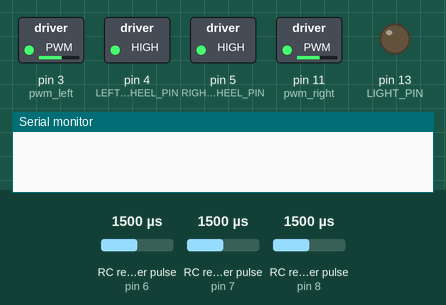
Simulated run of this sketch. Board: Arduino Uno, built with avr-gcc and run on an emulated ATmega328P. Shown: switched loads named in the sketch (green lamp = pin HIGH), output pins drawn as LEDs (lit = HIGH), the last lines printed to the serial monitor. Wiring (inferred from the names in the program): 3 × RC receiver channel: data pin 6 / data pin 7 / data pin 8. The test bench sets the inputs (shaded band); at power-on: RC receiver pulse (sensors on pin 8, pin 6, pin 7) 1500 µs.

Above: at 1.2 s.
1.3 s: RC receiver pulse (sensor on pin 8) set to 1483 µs
At 2.2 s:
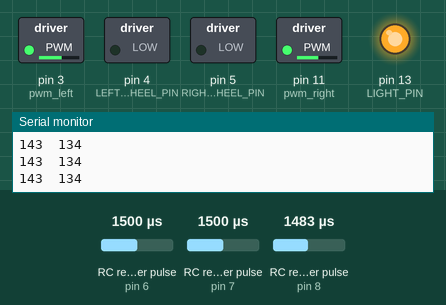
3.0 s: RC receiver pulse (sensor on pin 6) set to 1020 µs
At 3.9 s:
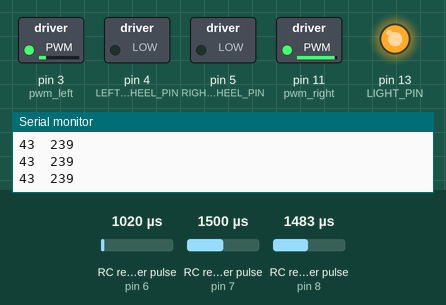
4.7 s: RC receiver pulse (sensor on pin 7) set to 1020 µs
At 6.0 s:
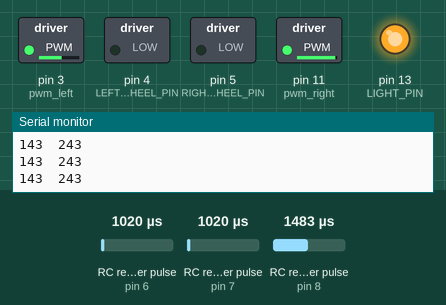
6.4 s: RC receiver pulse (sensor on pin 8) set to 1500 µs
At 6.8 s:
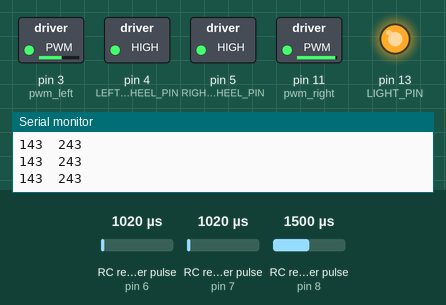
Timing chart, 0 to 10.4 s (numbered marks = the images above; inputs shaded):
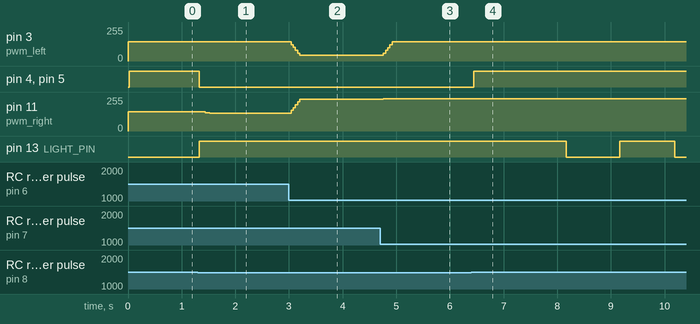

Measured:
- the behaviour switches between 1499 and 1498 µs on RC receiver pulse (sensor on pin 8) (found by bisection; images 0 and 1)
- after the input at 1.3 s, pin 4 (LEFT_WHEEL_PIN), pin 5 (RIGHT_WHEEL_PIN): HIGH → LOW at once; pin 11 (pwm_right): 143/255 → 134/255 after 0.14 s; pin 13 (LIGHT_PIN): LOW → HIGH after 0.03 s instead of 0.73 s
- after the input at 3.0 s, pin 3 (pwm_left): 143/255 → 43/255 at once; pin 11 (pwm_right): 134/255 → 239/255 at once
- after the input at 4.7 s, pin 3 (pwm_left): 43/255 → 143/255 after 0.06 s; pin 11 (pwm_right): 239/255 → 243/255 after 0.06 s
- after the input at 6.4 s, pin 4 (LEFT_WHEEL_PIN), pin 5 (RIGHT_WHEEL_PIN): LOW → HIGH after 0.05 s; pin 13 (LIGHT_PIN): HIGH → LOW after 1.8 s, → HIGH 1.0 s later, → LOW 1.0 s later

The sketch:

nab_radio.ino
```cpp
#define MAX_PWM 243
#define MID_PWM 143
#define MIN_PWM 43

#define MAX_MAP 100
#define MIN_MAP -100

#define LEFT_WHEEL_PIN 4
#define RIGHT_WHEEL_PIN 5

#define CH1_PIN 7
int ch1;
#define CH1_PIN_HIGH 1904
#define CH1_PIN_LOW 1058

#define CH2_PIN 6
int ch2;
#define CH2_PIN_HIGH 1903
#define CH2_PIN_LOW 1049

#define CH3_PIN 8
int ch3;
#define CH3_PIN_HIGH 1903
#define CH3_PIN_LOW 1048

#define LIGHT_PIN 13

#include <nabSerialCom.h>

int throttle;
int turn;
bool disabled = false;
extern byte bkp_TCCR1B, bkp_TCCR0B, bkp_TCCR2B;

int pwm_left = 3;
int pwm_right = 11;

//int dir_a = 12;  //direction control for motor outputs
//int dir_b = 13;  //direction control for motor outputs
int prev_ch1=0;
int prev_ch2=0;
int avg_throttle[5] = {0, 0, 0, 0, 0};
int avg_turn[5] = {0, 0, 0, 0, 0};
int countl=0;

int count_blink=0;
bool on = true;

void setup() {

  pinMode(LEFT_WHEEL_PIN, OUTPUT);
  pinMode(RIGHT_WHEEL_PIN, OUTPUT);

  pinMode(CH1_PIN, INPUT);
  pinMode(CH2_PIN, INPUT);
  pinMode(CH3_PIN, INPUT);

  Serial.begin(9600);

  pinMode(pwm_left, OUTPUT);
  pinMode(pwm_right, OUTPUT);

  setPwmFrequency(pwm_left, 128); // adjusts the frequency of the pwm sent to the b-bridge
  setPwmFrequency(pwm_right, 128); // adjusts the frequency of the pwm sent to the b-bridge

  analogWrite(pwm_left, MID_PWM);
  analogWrite(pwm_right, MID_PWM);

  pinMode(LIGHT_PIN, OUTPUT);
}

void loop() {

  //unsigned long st = millis();
  ch3 = pulseIn(CH3_PIN, HIGH);
  if(ch3>CH3_PIN_HIGH)
   ch3 = CH3_PIN_HIGH;
  else if (ch3 < CH3_PIN_LOW)
   ch3 = CH3_PIN_LOW;

  //it auto is enabled then donot send any pwm value.
  if(ch3 >= 1500) {
    disabled = true;
    TCCR1B = bkp_TCCR1B;
    TCCR1B = bkp_TCCR0B;
    TCCR2B = bkp_TCCR2B;
    pinMode(pwm_left, INPUT);
    pinMode(pwm_right, INPUT);
    digitalWrite(LEFT_WHEEL_PIN, HIGH);
    digitalWrite(RIGHT_WHEEL_PIN, HIGH);
    //Serial.println("HI");

    count_blink++;
    if(count_blink>50  && on)
    {
      digitalWrite(LIGHT_PIN, LOW);
      on = false;
    }

    if(count_blink>100)
    {
      count_blink = 0;
      on = true;
      digitalWrite(LIGHT_PIN, HIGH);
    }

    return;
  }

  if(disabled)
  {
    disabled = false;
    memset(avg_throttle, 0, sizeof(int)*5);
    memset(avg_turn, 0, sizeof(int)*5);
    digitalWrite(LEFT_WHEEL_PIN, LOW);
    digitalWrite(RIGHT_WHEEL_PIN, LOW);
    pinMode(pwm_left, OUTPUT);
    pinMode(pwm_right, OUTPUT);
    setPwmFrequency(pwm_left, 128);
    setPwmFrequency(pwm_left, 128);

    digitalWrite(LIGHT_PIN, HIGH);
  }

  ch1 = pulseIn(CH1_PIN, HIGH);
  if(ch1>CH1_PIN_HIGH)
   ch1 = CH1_PIN_HIGH;
  else if (ch1 < CH1_PIN_LOW)
   ch1 = CH1_PIN_LOW;
  throttle = map(ch1, CH1_PIN_LOW, CH1_PIN_HIGH, MIN_MAP, MAX_MAP);
  throttle = constrain(throttle, MIN_MAP, MAX_MAP);

  /*Here we're determining whether a left or a right turn is being
  executed*/
  ch2 = pulseIn(CH2_PIN, HIGH);
  if(ch2>CH2_PIN_HIGH)
   ch2 = CH2_PIN_HIGH;
  else if (ch2 < CH2_PIN_LOW)
   ch2 = CH2_PIN_LOW;
  turn = map(ch2,CH2_PIN_LOW,CH2_PIN_HIGH, MIN_MAP, MAX_MAP);
  turn = constrain(turn, MIN_MAP, MAX_MAP);

  int loc = countl%5;
  avg_throttle[loc]=throttle;
  avg_turn[loc]=turn;
  countl++;
  int throttle_sum=0;
  int turn_sum=0;
  for(int i=0; i<5; i++)
  {
    throttle_sum += avg_throttle[i];
    turn_sum += avg_turn[i];
    throttle = throttle_sum/5;
    turn = turn_sum/5;
  }

  //unsigned long ed = millis();

  //if(ch1<CH1_PIN_LOW || ch1>CH1_PIN_HIGH)
    //ch1 =  prev_ch1;
  //if(ch2<CH2_PIN_LOW || ch2>CH2_PIN_HIGH)
    //ch2 =  prev_ch2;

  //prev_ch1 = ch1;
  //prev_ch2 = ch2;
  /*This is where we do some mixing, by subtracting our "turn"
  variable from the appropriate motor's speed we can execute
  a turn in either direction*/
  int left = 0;
  int right = 0;

  left = MID_PWM-throttle+turn;
  right = MID_PWM-throttle-turn;

  if(left>MID_PWM-5 && left<MID_PWM+5) {
    left=MID_PWM;
  } else if(left<MIN_PWM){
    left=MIN_PWM;
  } else if (left > MAX_PWM) {
    left = MAX_PWM;
  }

  if(right>MID_PWM-5 && right<MID_PWM+5) {
    right=MID_PWM;
  } if(right<MIN_PWM){
    right=MIN_PWM;
  } else if (right > MAX_PWM) {
    right = MAX_PWM;
  }


  analogWrite(pwm_left, left);
  analogWrite(pwm_right, right);

  //Serial.print("1:");
  //Serial.println(ch1);
  //Serial.print("move:"); //Serial debugging stuff
  //Serial.println(move);

  //Serial.print("turn:"); //Serial debugging stuff
  //Serial.println(turn);

  //Serial.print("move-turn:"); //Serial debugging stuff
  //Serial.println(move-turn);

  Serial.print(left); //Serial debugging stuff
  Serial.print("  ");
  Serial.println(right);

  //delay(100);

}
```
